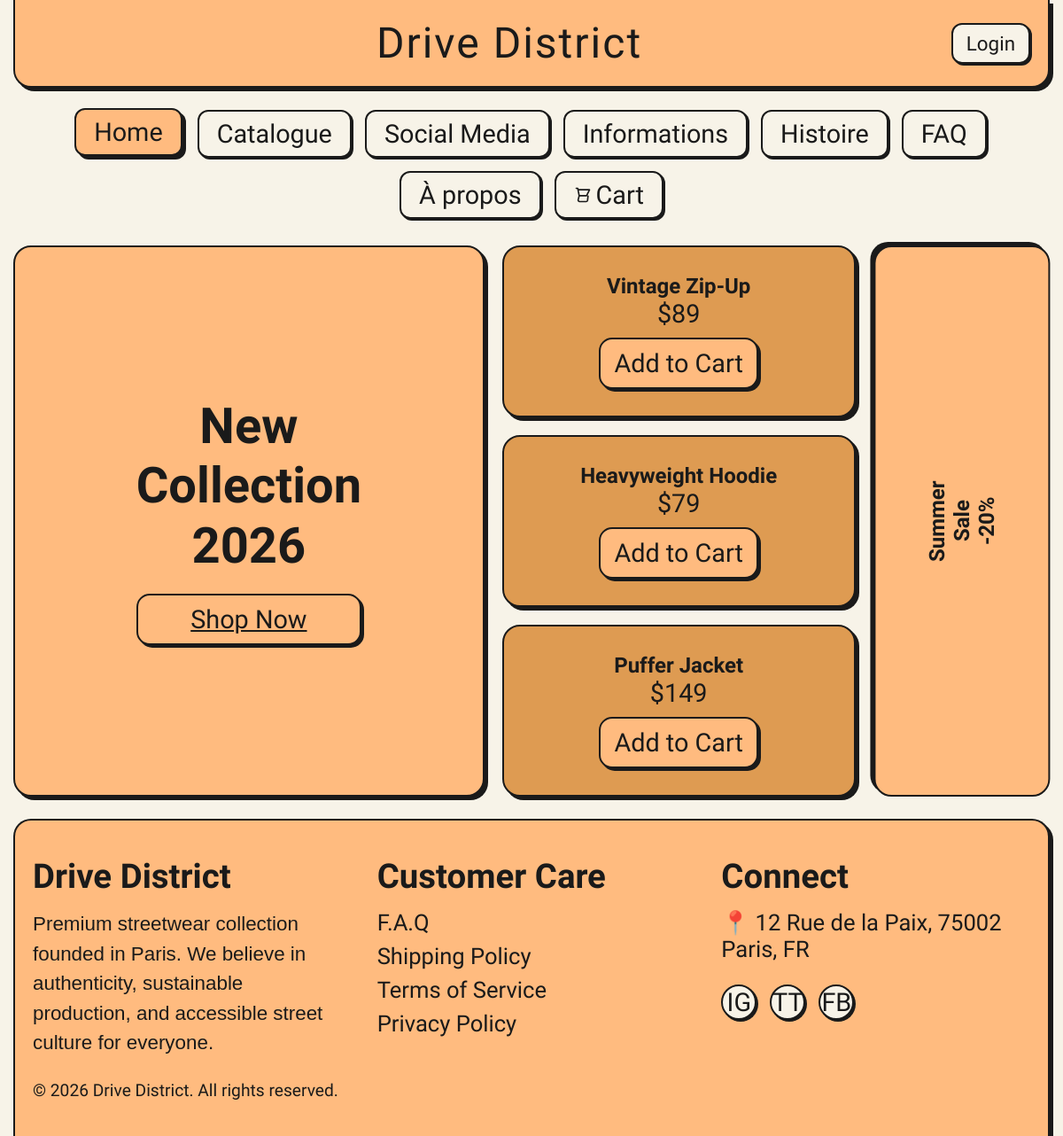
Before: / with the older database file.
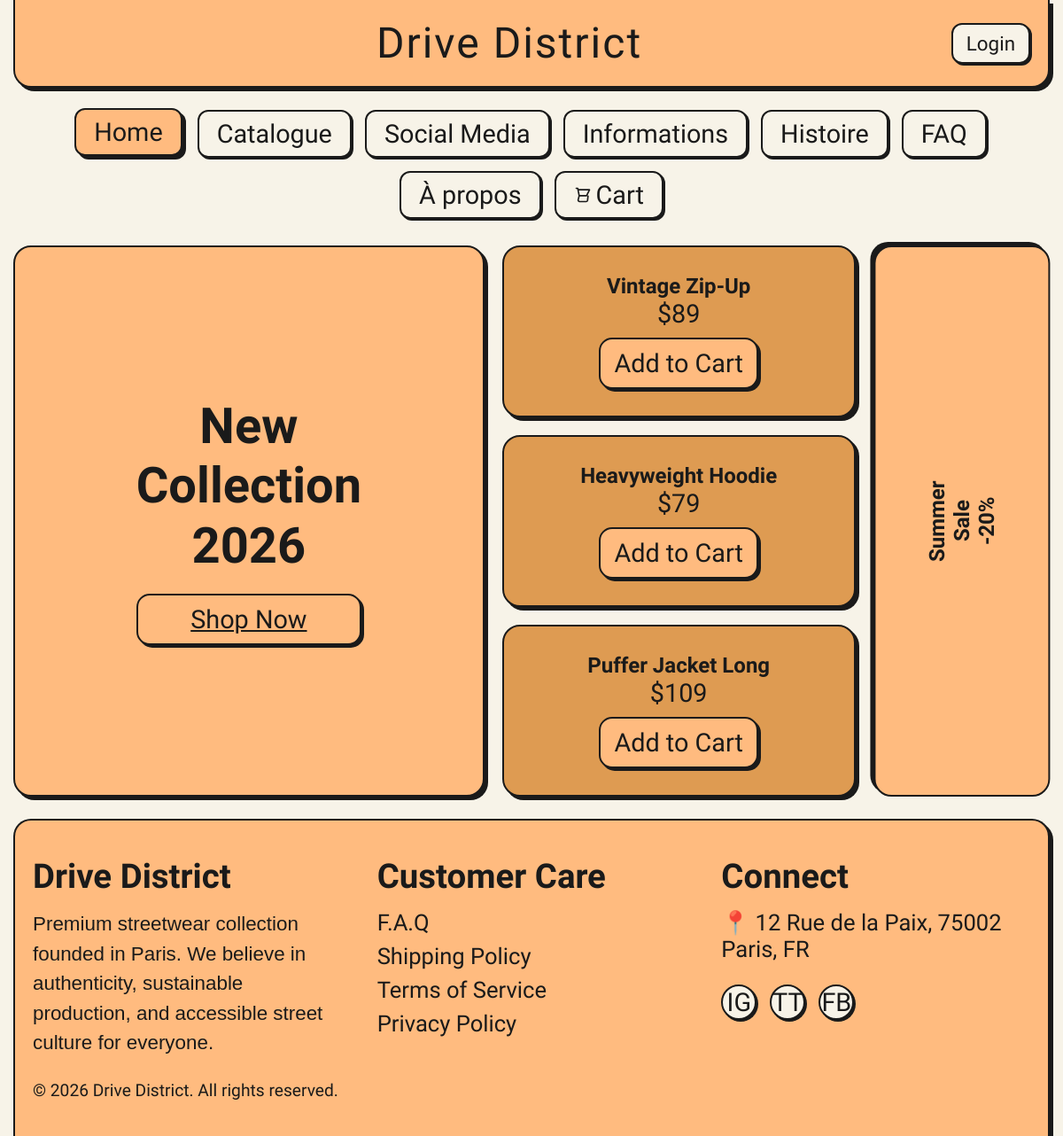
After: the same page with the newer database file.
### tables this page shows
CREATE TABLE products (
        id INTEGER PRIMARY KEY AUTOINCREMENT,
        name TEXT NOT NULL,
        category TEXT NOT NULL,
        price REAL NOT NULL,
        stock INTEGER NOT NULL,
        sizes TEXT NOT NULL,
        colors TEXT NOT NULL,
        desc TEXT NOT NULL
    , image TEXT DEFAULT '');

### data.php (called while the page is built, shortened)
<?php
$db_file = __DIR__ . '/drivedistrict.sqlite';
$pdo = new PDO('sqlite:' . $db_file);
$pdo->setAttribute(PDO::ATTR_ERRMODE, PDO::ERRMODE_EXCEPTION);
$pdo->exec("
    CREATE TABLE IF NOT EXISTS products (
        id INTEGER PRIMARY KEY AUTOINCREMENT,
        name TEXT NOT NULL,
        category TEXT NOT NULL,
        price REAL NOT NULL,
        stock INTEGER NOT NULL,
        sizes TEXT NOT NULL,
        colors TEXT NOT NULL,
        desc TEXT NOT NULL
    );
    CREATE TABLE IF NOT EXISTS users (
        id INTEGER PRIMARY KEY AUTOINCREMENT,
        username TEXT NOT NULL UNIQUE,
        email TEXT NOT NULL UNIQUE,
        password TEXT NOT NULL,
        role TEXT NOT NULL DEFAULT 'user',
        created_at DATETIME DEFAULT CURRENT_TIMESTAMP
    );
    CREATE TABLE IF NOT EXISTS orders (
        id INTEGER PRIMARY KEY AUTOINCREMENT,
        user_id INTEGER,
        total REAL NOT NULL,
        status TEXT NOT NULL DEFAULT 'pending',
        created_at DATETIME DEFAULT CURRENT_TIMESTAMP,
        FOREIGN KEY (user_id) REFERENCES users(id)
    );
    CREATE TABLE IF NOT EXISTS order_items (
        id INTEGER PRIMARY KEY AUTOINCREMENT,
        order_id INTEGER NOT NULL,
        product_id INTEGER NOT NULL,
        size TEXT NOT NULL,
        qty INTEGER NOT NULL,
        price REAL NOT NULL,
        FOREIGN KEY (order_id) REFERENCES orders(id),
        FOREIGN KEY (product_id) REFERENCES products(id)
    );
");
try {
    $pdo->exec("ALTER TABLE products ADD COLUMN image TEXT DEFAULT ''");
    $img_urls = [
        1 => 'https://images.unsplash.com/photo-1556821840-3a63f95609a7?q=80&w=400',
        2 => 'https://images.unsplash.com/photo-1521572163474-6864f9cf17ab?q=80&w=400',
        3 => 'https://images.unsplash.com/photo-1624378439575-d1ead6bb246b?q=80&w=400',
        4 => 'https://images.unsplash.com/photo-1576871337622-98d48d1cf531?q=80&w=400',
        5 => 'https://images.unsplash.com/photo-1559551409-dadc959f76b8?q=80&w=400',
        6 => 'https://images.unsplash.com/photo-1556821840-3a63f95609a7?q=80&w=400',
        7 => 'https://images.unsplash.com/photo-1542272604-787c3835535d?q=80&w=400',
        8 => 'https://images.unsplash.com/photo-1618517351616-389a7ac72579?q=80&w=400',
        9 => 'https://images.unsplash.com/photo-1551028719-0c14457cc7dc?q=80&w=400',
        10 => 'https://images.unsplash.com/photo-1525966222134-fcfa99b8ae77?q=80&w=400'
    ];
    foreach($img_urls as $id => $url) {
        $pdo->exec("UPDATE products SET image = '$url' WHERE id = $id AND (image IS NULL OR image = '')");
    }
} catch (Exception $e) {}
try {
    $pdo->exec("ALTER TABLE users ADD COLUMN cart TEXT DEFAULT '[]'");
} catch (Exception $e) {}
try {
    $pdo->exec("ALTER TABLE users ADD COLUMN role TEXT DEFAULT 'user'");
} catch (Exception $e) {}
$products = [];
$stmt = $pdo->query("SELECT * FROM products");
while ($row = $stmt->fetch(PDO::FETCH_ASSOC)) {
    $row['sizes'] = json_decode($row['sizes'], true) ?: [];
    $row['colors'] = json_decode($row['colors'], true) ?: [];
    $products[$row['id']] = $row;
}

### index.php (the view, shortened to what this page needs)
<?php include 'header.php'; ?>
<main class="main-container">
    <div class="card post-card">
        <div style="text-align:center;">
            <h2 style="font-size:3.5rem; line-height:1.2;">New<br>Collection<br>2026</h2>
            <a href="catalogue.php" class="buy-button" style="display:inline-block;margin-top:20px;">Shop Now</a>
        </div>
    </div>
    <?php
    $featured = [1 => $products[1], 6 => $products[6], 5 => $products[5]];
    foreach($featured as $p): ?>
    <div class="card text-button-card" style="flex-direction:column; gap:10px;">
        <a href="product_detail.php?id=<?= $p['id'] ?>" style="text-decoration:none; color:inherit; width:100%; text-align:center;">
            <h2><?= $p['name'] ?></h2>
            <p style="font-size:1.8rem;">$<?= $p['price'] ?></p>
        </a>
        <form method="POST" action="cart_actions.php">
            <button type="submit" class="buy-button">Add to Cart</button>
        </form>
    </div>
    <?php endforeach; ?>
    <div class="card vertical-card">
        <h2>Summer<br>Sale<br>-20%</h2>
    </div>
</main>
<?php include 'footer.php'; ?>

Changed rows visible on the page:
changed products: name "Puffer Jacket" → "Puffer Jacket Long"; price "149" → "109"
